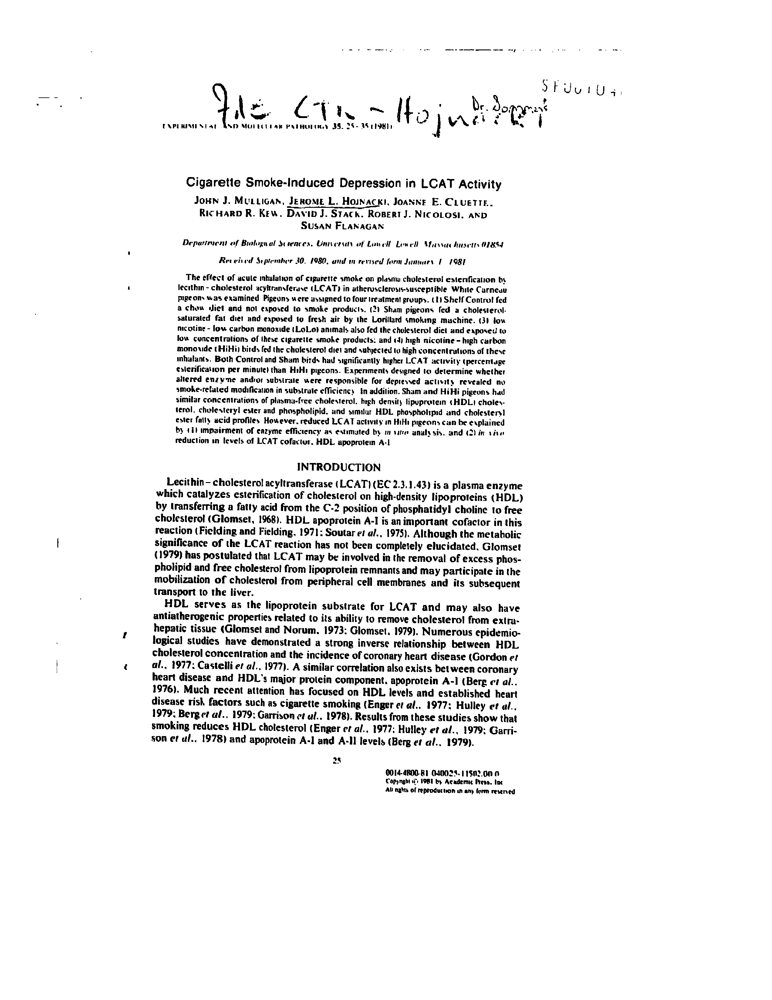
#> input picture dataset/scientific_publication/doc_000061.png, 772 x 1000 px
$ jupyter execute --allow-errors ocr_preprocessing.ipynb
#> lines starting #> are read from the running program, lines starting #| are printed output that depends on the picture; after the words box and inside, x2 and y2 are one past the last pixel; in counts of white or black regions, pixels touching at a corner belong together
[cell 1]
import easyocr, cv2, os
import numpy as np

[cell 2]
# path = "./dataset/scientific_publication/"
path = "./dataset/"
imgList = os.listdir(path)
img = cv2.imread(path + imgList[1])
cv2.imshow("원본", img)
cv2.waitKey(0)
cv2.destroyAllWindows()

#> (a cell that did not finish here is left out)

#> (a cell that did not finish here is left out)

#> (a cell that did not finish here is left out)

#> (a cell that did not finish here is left out)

#> (a cell that did not finish here is left out)

#> (a cell that did not finish here is left out)

#> (a cell that did not finish here is left out)

[cell 10]
import os
os.listdir('./dataset/scientific_publication/')

[cell 11]
path = "./dataset/scientific_publication/"
imgList = os.listdir(path)
#> (the rest of this cell did not finish here and is left out)

[cell 12]
def getTextBox(img) :
    contourList = []
    gray = cv2.cvtColor(img, cv2.COLOR_BGR2GRAY)
    gray = cv2.GaussianBlur(gray, (3, 3), 0)
    # Morphology Transform - 1차
    kernel  = cv2.getStructuringElement(cv2.MORPH_ELLIPSE, (3, 3))
    grad = cv2.morphologyEx(gray, cv2.MORPH_GRADIENT, kernel)
    # Morphology Transform - 2차
    _, bw = cv2.threshold(grad, 0.0, 255.0, cv2.THRESH_BINARY | cv2.THRESH_OTSU)
    kernel2 = cv2.getStructuringElement(cv2.MORPH_RECT, (20,1))
    connected = cv2.morphologyEx(bw, cv2.MORPH_CLOSE, kernel2)
    # contour 찾기
    contours, hierarchy = cv2.findContours(connected.copy(), cv2.RETR_EXTERNAL, cv2.CHAIN_APPROX_NONE)
    mask = np.zeros(bw.shape, dtype=np.uint8)
    rgb = img.copy()
    for idx in range(len(contours)):
        x, y, w, h = cv2.boundingRect(contours[idx])
        mask[y:y+h, x:x+w] = 0
        cv2.drawContours(mask, contours, idx, (255, 255, 255), -1)
        r = float(cv2.countNonZero(mask[y:y+h, x:x+w])) / (w*h)
        if r > 0.35 and w > 8 and h > 8 :
            cv2.rectangle(rgb, (x,y), (x+w, y+h), (0, 255, 0), 2)
            contourList.append(contours[idx])
    # cv2.imshow("result", rgb)
    return (rgb, contourList)
#> (the rest of this cell did not finish here and is left out)

[cell 13]
path = "./dataset/scientific_publication/"
imgList = os.listdir(path)
#> (the rest of this cell did not finish here and is left out)

[cell 14]
img = cv2.imread('./dataset/scientific_publication/doc_000061.png')
#> img is the input picture: shape (1000, 772, 3); min 0, max 255, mean 239.8
img.shape #height, width

def imgResizeByHeight(img, height) :
#> called with height = 900
    realH = img.shape[0]
#> realH = 1000
    realW = img.shape[1]
#> realW = 772
    ratio = height/realH
#> ratio = 0.9
    width = int(realW * ratio)
#> width = 694
    return cv2.resize(img, (width, height))

img_ = imgResizeByHeight(img, 900)
result = getTextBox(img_)
#> in getTextBox, `_, bw = cv2.threshold(grad, 0.0, 255.0, cv2.THRESH_BINARY | cv2.THRESH..`:
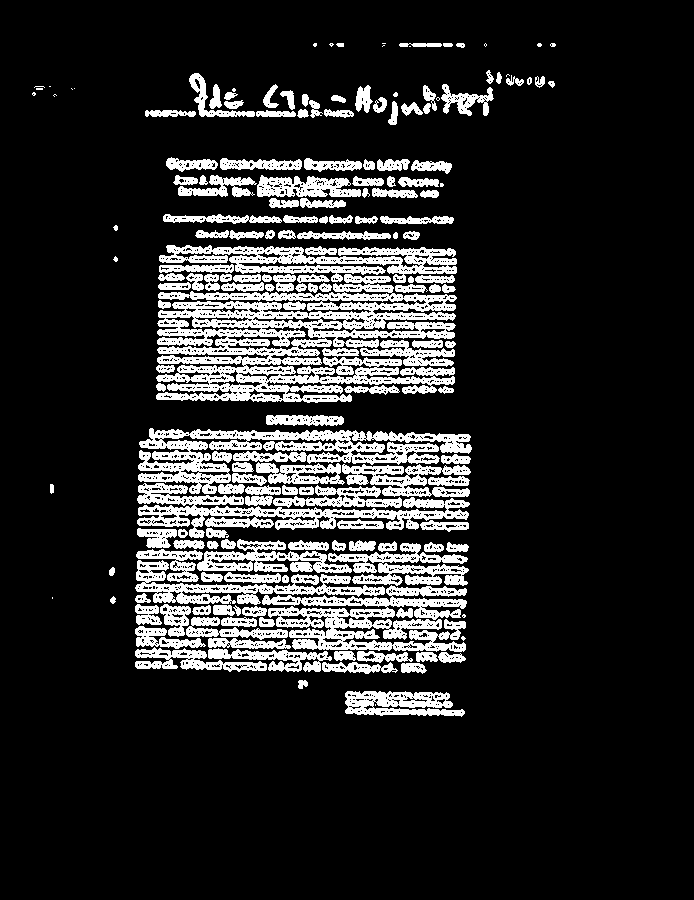
#> bw: shape (900, 694); 15.7% white; 185 white regions (26 under 20 px), largest, box (x1, y1, x2, y2) and area: (156, 274, 457, 403) 19899, (138, 428, 472, 494) 8405, (262, 585, 467, 652) 7176
#> in getTextBox, `connected = cv2.morphologyEx(bw, cv2.MORPH_CLOSE, kernel2)`:
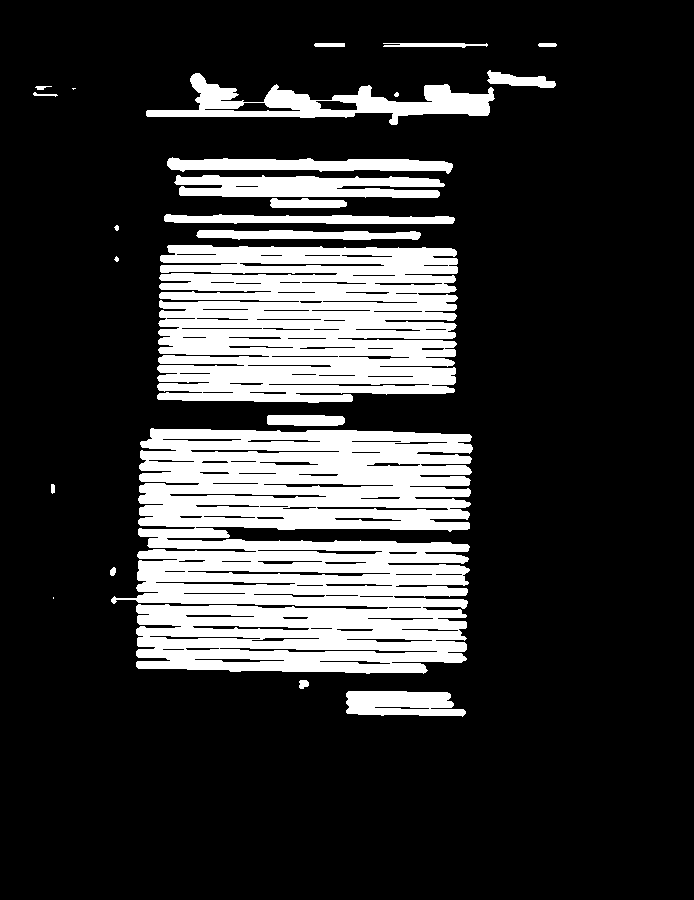
#> connected: shape (900, 694); 20.8% white; 24 white regions (4 under 20 px)
#> in getTextBox, `contours, hierarchy = cv2.findContours(connected.copy(), cv2.RETR_EXTE..`: contours = 24 contours, 5 with area under 20; largest, box (x1, y1, x2, y2) and area: (111, 428, 473, 674) 70134, (157, 245, 458, 403) 40666, (146, 73, 495, 125) 6608, (174, 175, 445, 198) 4401, (167, 157, 453, 174) 2780
#> the loop in getTextBox, `for idx in range(len(contours)):` made 24 passes
#> (x, y, w, h, r) on passes 1 to 12: (346, 691, 120, 26, 0.821), (299, 680, 10, 9, 0.8), (53, 597, 1, 2, 1), (110, 567, 6, 9, 0.778), (51, 484, 4, 10, 0.9), (111, 428, 362, 246, 0.814), (267, 415, 78, 11, 0.928), (114, 256, 5, 6, 0.633), (157, 245, 301, 158, 0.894), (196, 230, 225, 10, 0.774), (114, 225, 5, 6, 0.7), (164, 214, 291, 10, 0.755)
#> after the loop in getTextBox, `for idx in range(len(contours)):`: mask: shape (900, 694); 22.3% white; 23 white regions (4 under 20 px)
#> after the loop in getTextBox, `for idx in range(len(contours)):`:
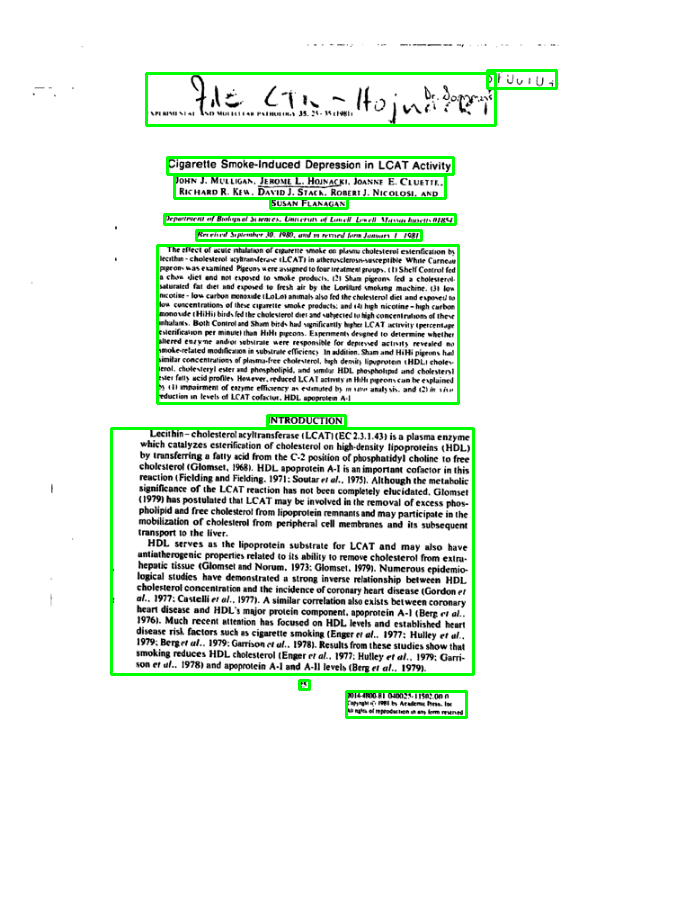
#> rgb: shape (900, 694, 3); mean B, G, R 232.8, 239.8, 232.8
#> after the loop in getTextBox, `for idx in range(len(contours)):`: contourList = 12 contours; largest, box (x1, y1, x2, y2) and area: (111, 428, 473, 674) 70134, (157, 245, 458, 403) 40666, (146, 73, 495, 125) 6608, (174, 175, 445, 198) 4401, (167, 157, 453, 174) 2780
cv2.imshow("result", result[0])
result_ = getTextBox(result[0])
#> in getTextBox (call 2), `gray = cv2.cvtColor(img, cv2.COLOR_BGR2GRAY)`:
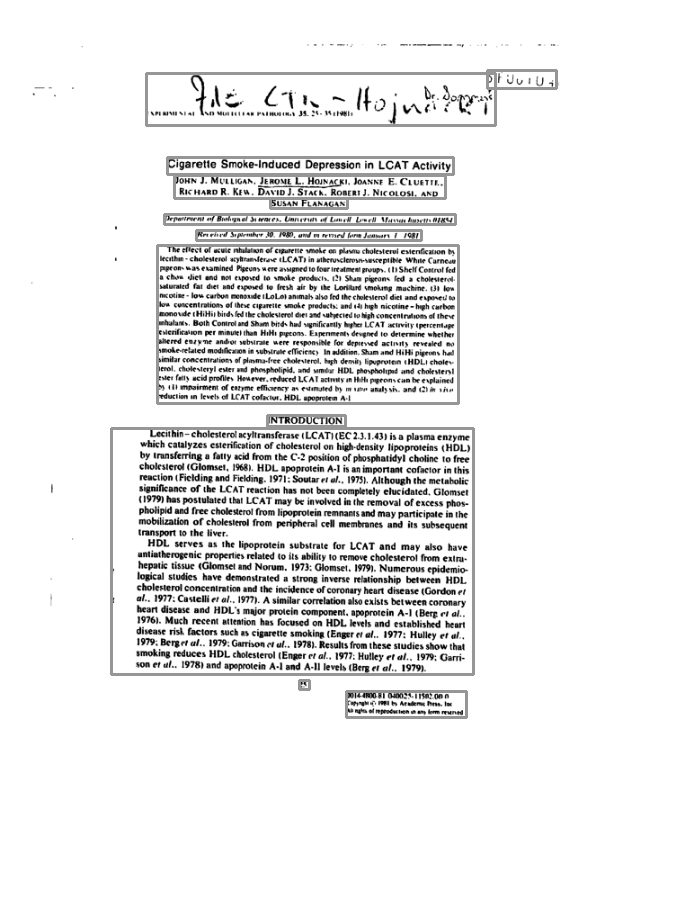
#> gray: shape (900, 694); min 0, max 255, mean 236.9
#> in getTextBox (call 2), `kernel  = cv2.getStructuringElement(cv2.MORPH_ELLIPSE, (3, 3))`: kernel = [[0, 1, 0], [1, 1, 1], [0, 1, 0]]
#> in getTextBox (call 2), `_, bw = cv2.threshold(grad, 0.0, 255.0, cv2.THRESH_BINARY | cv2.THRESH..`: bw: shape (900, 694); 18.7% white; 124 white regions (24 under 20 px), largest, box (x1, y1, x2, y2) and area: (155, 228, 461, 406) 33645, (109, 413, 476, 677) 19930, (165, 155, 456, 211) 9598
#> in getTextBox (call 2), `connected = cv2.morphologyEx(bw, cv2.MORPH_CLOSE, kernel2)`:
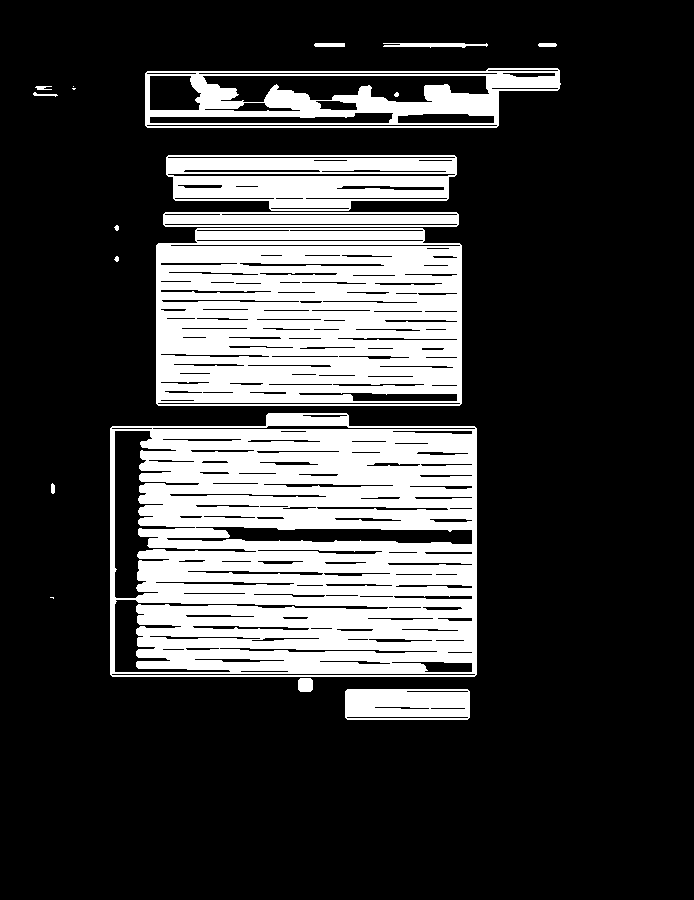
#> connected: shape (900, 694); 24.3% white; 19 white regions (4 under 20 px)
#> in getTextBox (call 2), `contours, hierarchy = cv2.findContours(connected.copy(), cv2.RETR_EXTE..`: contours = 18 contours, 5 with area under 20; largest, box (x1, y1, x2, y2) and area: (110, 413, 477, 677) 92555, (156, 228, 462, 406) 52826, (145, 68, 561, 128) 21137, (166, 155, 457, 211) 13486, (163, 212, 459, 227) 4122
#> the loop in getTextBox (call 2), `for idx in range(len(contours)):` made 18 passes
#> (x, y, w, h, r) on passes 1 to 12: (345, 689, 125, 31, 0.997), (298, 678, 15, 14, 0.943), (50, 597, 4, 2, 0.625), (51, 483, 4, 11, 0.864), (110, 413, 367, 264, 0.962), (114, 256, 5, 6, 0.7), (156, 228, 306, 178, 0.979), (114, 225, 5, 6, 0.7), (163, 212, 296, 15, 0.997), (166, 155, 291, 56, 0.848), (33, 92, 25, 5, 0.44), (72, 88, 4, 2, 0.75)
#> after the loop in getTextBox (call 2), `for idx in range(len(contours)):`:
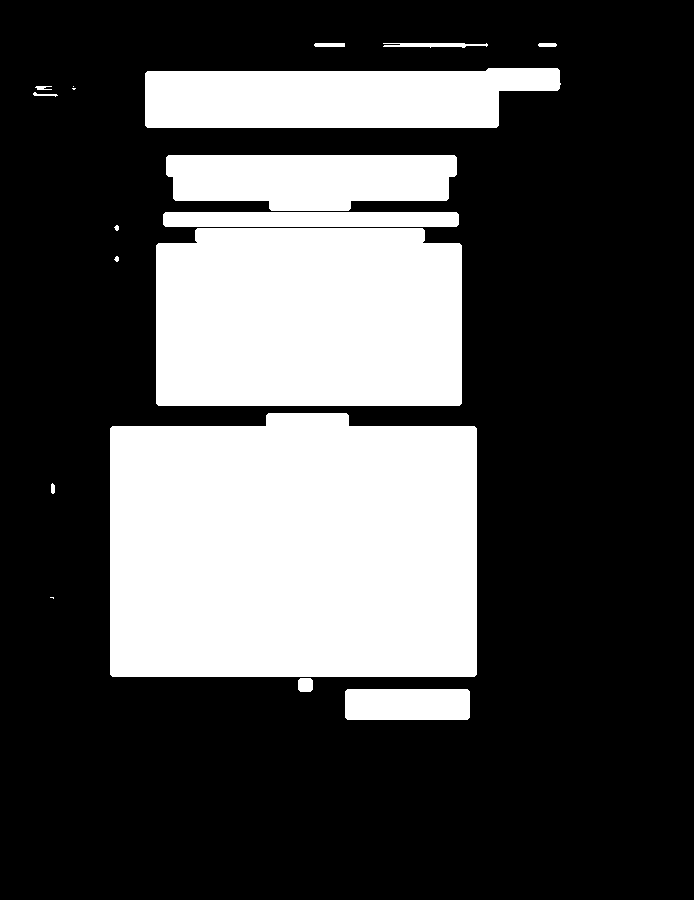
#> mask: shape (900, 694); 30.6% white; 18 white regions (3 under 20 px)
#> after the loop in getTextBox (call 2), `for idx in range(len(contours)):`:
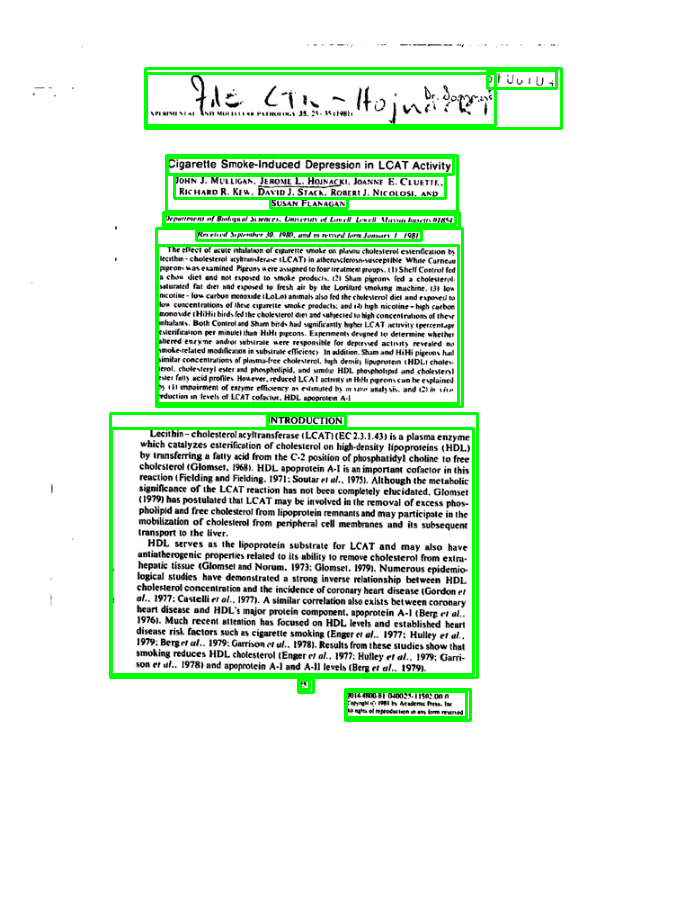
#> rgb: shape (900, 694, 3); 1.8% of pixels changed, all inside (x1, y1, x2, y2) = (109, 67, 563, 722)
#> after the loop in getTextBox (call 2), `for idx in range(len(contours)):`: contourList = 7 contours; box (x1, y1, x2, y2) and area: (110, 413, 477, 677) 92555, (156, 228, 462, 406) 52826, (145, 68, 561, 128) 21137, (166, 155, 457, 211) 13486, (163, 212, 459, 227) 4122, (345, 689, 470, 720) 3712, (298, 678, 313, 692) 174
cv2.imshow("result_", result_[0])
# cv2.imshow("result", imgResizeByHeight(img, 900))
cv2.waitKey(0)
cv2.destroyAllWindows()

$ run again, on dataset/test.jpg
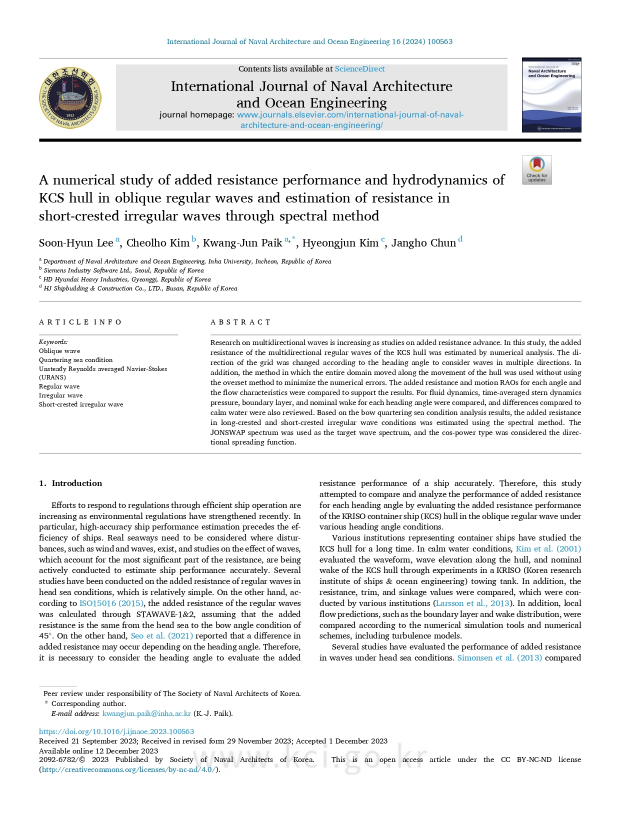
#> input picture dataset/test.jpg, 1241 x 1654 px (shown at 1/2 size)
#> img is the input picture: shape (1654, 1241, 3); mean B, G, R 237.7, 237.5, 237
#> aa: shape (1654, 1241); 93% white; black in thin lines or dots, all inside (x1, y1, x2, y2) = (78, 77, 1163, 1547)
#> `connected = cv2.morphologyEx(bw, cv2.MORPH_CLOSE, kernel2)`:
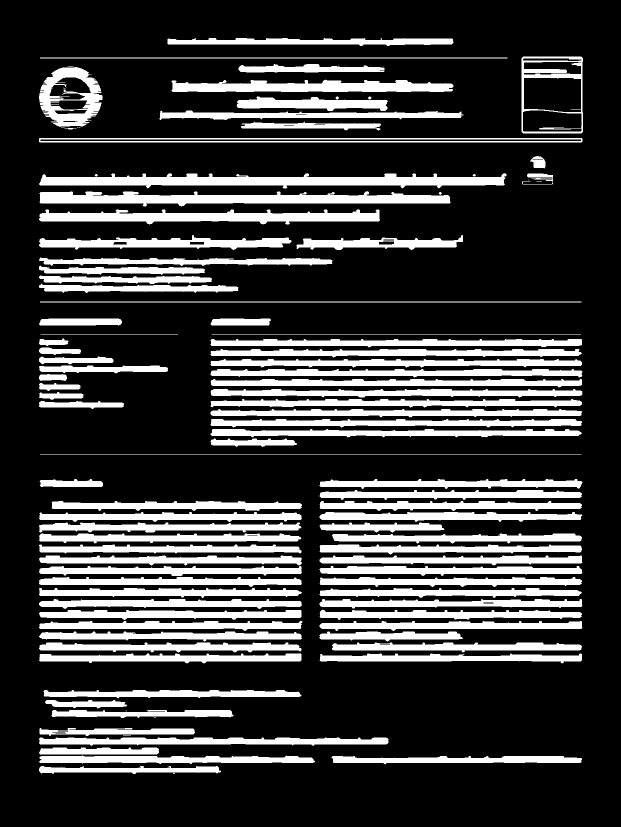
#> connected: shape (1654, 1241) (shown at 1/2 size); 24% white; 110 white regions (14 under 20 px)
#> `contours, hierarchy = cv2.findContours(connected.copy(), cv2.RETR_EXTE..`: contours = 108 contours, 23 with area under 20; largest, box (x1, y1, x2, y2) and area: (1043, 113, 1166, 267) 18546, (78, 346, 1013, 377) 15690, (79, 382, 901, 413) 14094, (78, 419, 760, 449) 11411, (78, 133, 205, 255) 11102
#> the loop `for idx in range(len(contours)):` made 108 passes
#> after the loop `for idx in range(len(contours)):`: imageList = 80 items
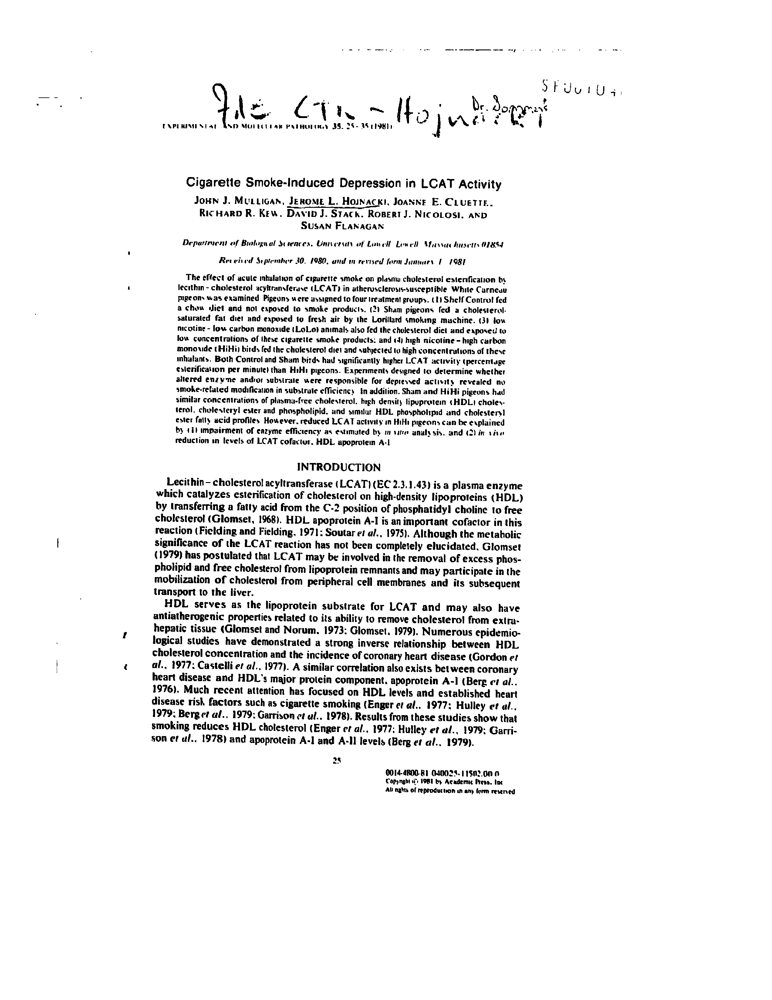
#> input picture dataset/scientific_publication/doc_000061.png, 772 x 1000 px
#> img is the input picture: shape (1000, 772, 3); min 0, max 255, mean 239.8
#> kernel = [[0, 1, 0], [1, 1, 1], [0, 1, 0]]
#> in getTextBox, `contours, hierarchy = cv2.findContours(connected.copy(), cv2.RETR_EXTE..`: contours = 24 contours, 5 with area under 20; largest, box (x1, y1, x2, y2) and area: (111, 428, 473, 674) 70134, (157, 245, 458, 403) 40666, (146, 73, 495, 125) 6608, (174, 175, 445, 198) 4401, (167, 157, 453, 174) 2780
#> the loop in getTextBox, `for idx in range(len(contours)):` made 24 passes
#> (x, y, w, h, r) on passes 1 to 8: (346, 691, 120, 26, 0.821), (299, 680, 10, 9, 0.8), (53, 597, 1, 2, 1), (110, 567, 6, 9, 0.778), (51, 484, 4, 10, 0.9), (111, 428, 362, 246, 0.814), (267, 415, 78, 11, 0.928), (114, 256, 5, 6, 0.633)
#> after the loop in getTextBox, `for idx in range(len(contours)):`: contourList = 12 contours; largest, box (x1, y1, x2, y2) and area: (111, 428, 473, 674) 70134, (157, 245, 458, 403) 40666, (146, 73, 495, 125) 6608, (174, 175, 445, 198) 4401, (167, 157, 453, 174) 2780
#> in getTextBox (call 2), `contours, hierarchy = cv2.findContours(connected.copy(), cv2.RETR_EXTE..`: contours = 18 contours, 5 with area under 20; largest, box (x1, y1, x2, y2) and area: (110, 413, 477, 677) 92555, (156, 228, 462, 406) 52826, (145, 68, 561, 128) 21137, (166, 155, 457, 211) 13486, (163, 212, 459, 227) 4122
#> the loop in getTextBox (call 2), `for idx in range(len(contours)):` made 18 passes
#> (x, y, w, h, r) on passes 1 to 8: (345, 689, 125, 31, 0.997), (298, 678, 15, 14, 0.943), (50, 597, 4, 2, 0.625), (51, 483, 4, 11, 0.864), (110, 413, 367, 264, 0.962), (114, 256, 5, 6, 0.7), (156, 228, 306, 178, 0.979), (114, 225, 5, 6, 0.7)
#> after the loop in getTextBox (call 2), `for idx in range(len(contours)):`: contourList = 7 contours; box (x1, y1, x2, y2) and area: (110, 413, 477, 677) 92555, (156, 228, 462, 406) 52826, (145, 68, 561, 128) 21137, (166, 155, 457, 211) 13486, (163, 212, 459, 227) 4122, (345, 689, 470, 720) 3712, (298, 678, 313, 692) 174
